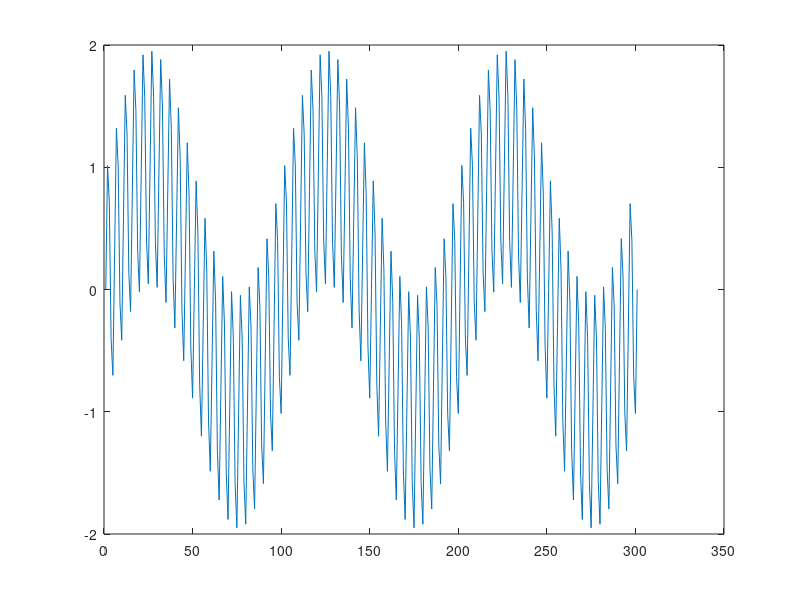

This chart was generated by the following MATLAB code: (Note: this script raises an error after producing the figure.)
f1 = 20;    %frekans değeri belirlenir
ts = 1/100; %zaman aralığı belirlenir
T = 3;
t = 0:ts:T;
sinyal_20hz = sin(2*pi*f1*t);
plot(sinyal_20hz) %çizgi grafiği oluşturur
f2 = 1;
sinyal_1hz = sin(2*pi*1*t);
plot(sinyal_1hz)
sinyal_toplam = sinyal_20hz+sinyal_1hz;
plot(sinyal_toplam)
plot(filtre)
cikis = conv(sinyal_toplam,filtre);
subplot(3,1,1);
plot(sinyal_toplam)
title('sinyal');

subplot(3,1,2);
plot(filtre)
title('impuls cevabı');
subplot(3,1,3);
plot(cikis)
title(cikis);
shg
